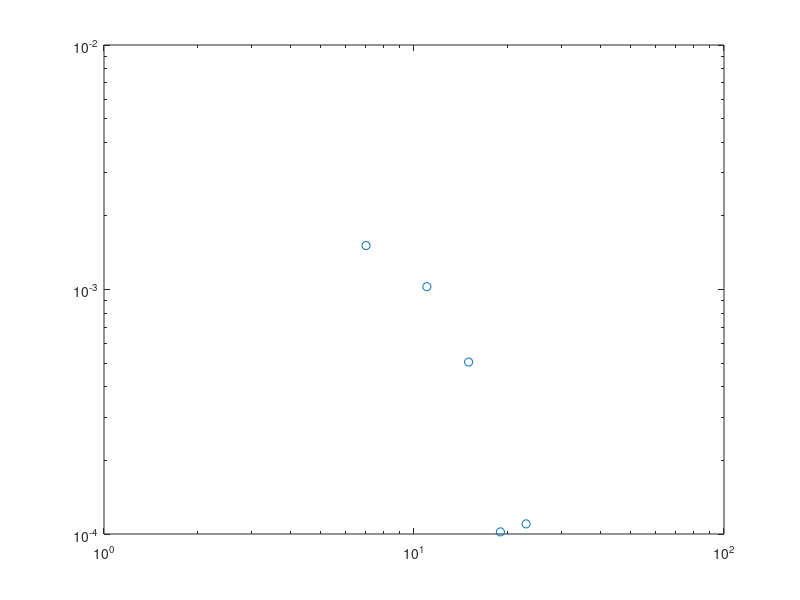

Write MATLAB code to recreate this figure. (Note: this script raises an error after producing the figure.)
Lx = [16,24, 32, 40, 48];
distance = [7, 11,  15, 19, 23];
SC = [0.001513, 0.001027,0.000505, 0.000102, 1.1e-4];
%15: 6.1e-4
% 9: 1.026e-3
h1 = loglog(distance, SC,'o');hold on;

p = fit(log(distance(1:3)'),log(SC(1:3)'),'poly1');
fprintf('Ksc=%.5f\n',-p.p1);
x = fit_x(1):0.5:fit_x(end);
fl=loglog(distance,exp(p.p2)*distance.^p.p1,'-.');
T=text(8,4.5e-3,['$K_{sc}=',num2str(-p.p1),'$']);
set(T,'Interpreter','latex');set(T,'Fontsize',28);



set(gca,'fontsize',24);
set(gca,'linewidth',1.5);
set(h1,'markersize',10);
set(get(gca,'Children'),'linewidth',3); % Set line width 1.5 pounds
xlabel('$x$','Interpreter','latex');
ylabel('singlet pair correlation','Interpreter','latex');
set(get(gca,'XLabel'),'FontSize',24); 
set(get(gca,'YLabel'),'FontSize',24); 
